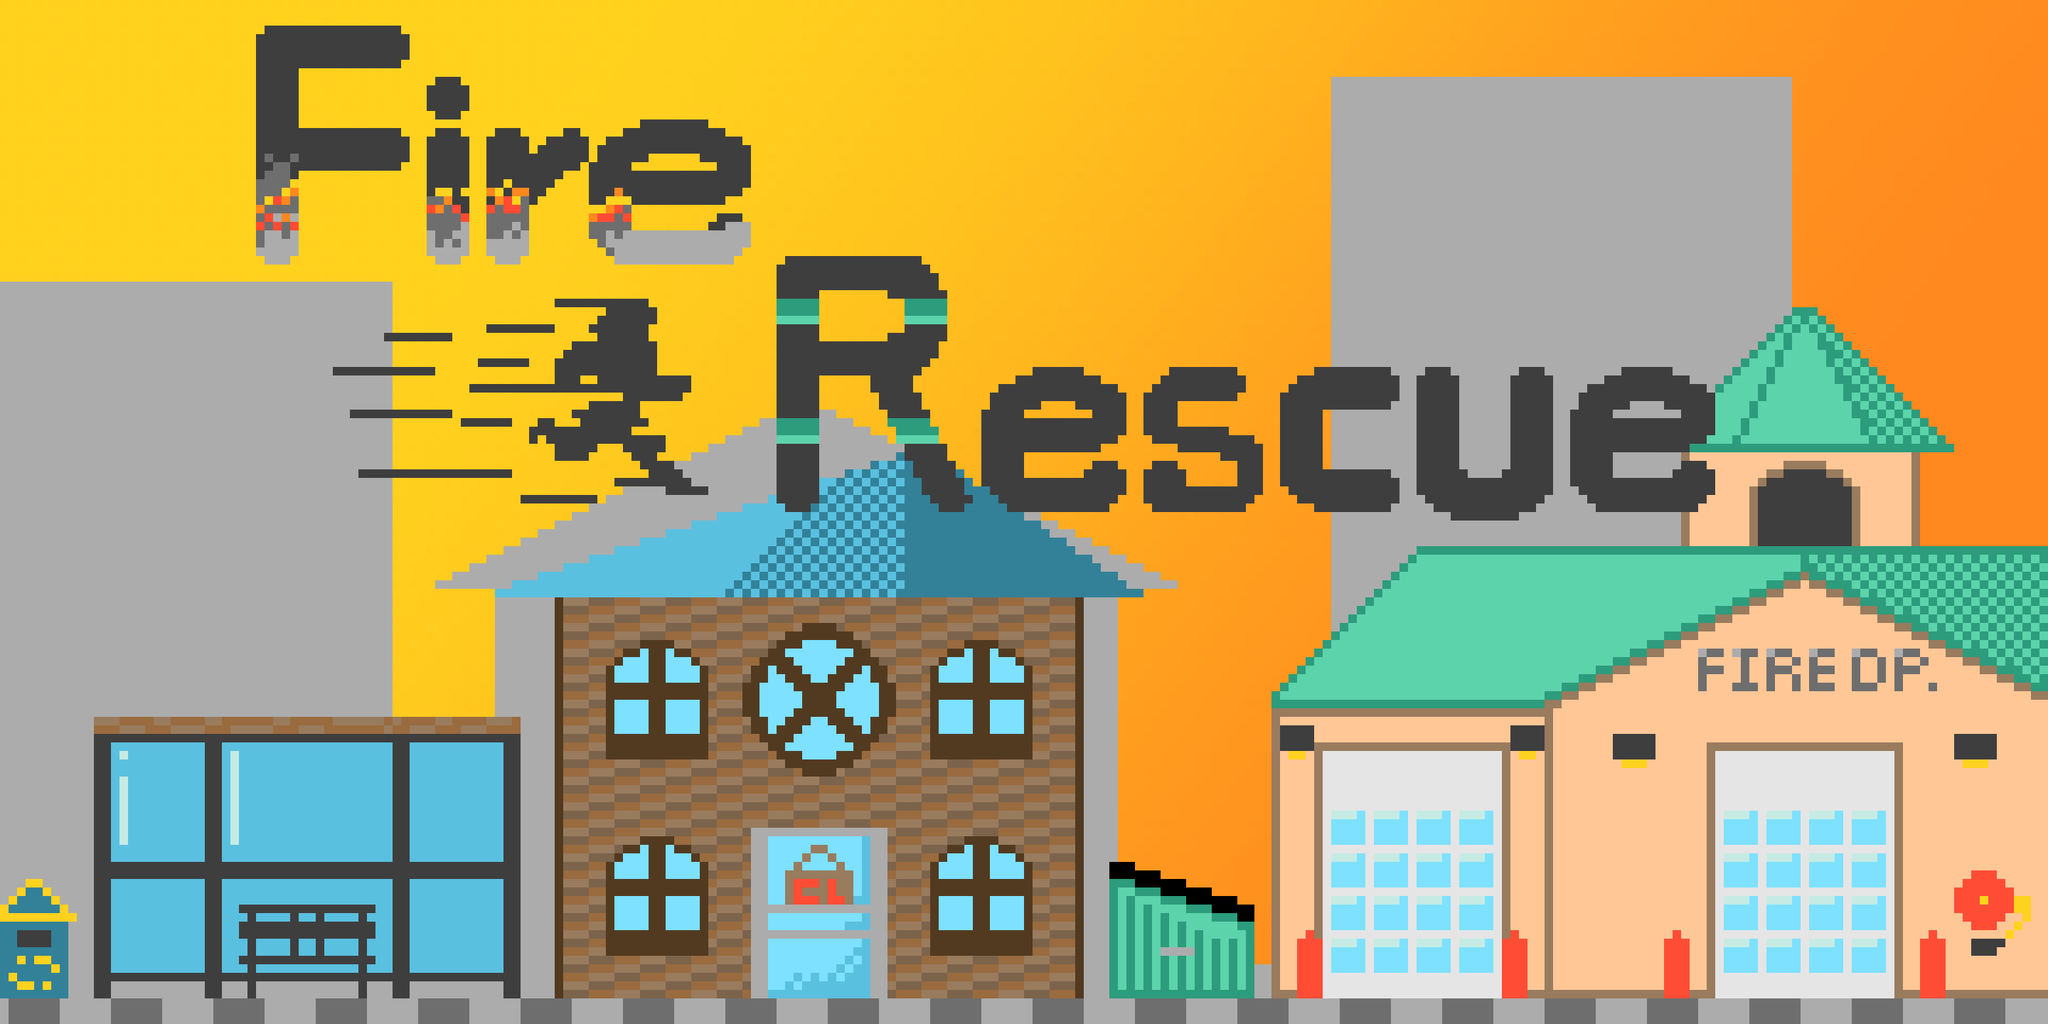

Tiled map render using the project's own tile images. Description and the whole map definition, tile-layer contents included, below:
An orthogonal 1x1 tile map with 2400x1200 px tiles, 1 tile layer (background).

<map version="1.9" tiledversion="1.9.2" orientation="orthogonal" renderorder="right-down" width="1" height="1" tilewidth="2400" tileheight="1200" infinite="0" nextlayerid="2" nextobjectid="1">
 <tileset firstgid="1" source="menu.tsx" />
 <layer id="1" name="background" width="1" height="1">
  <data encoding="csv">
1
</data>
 </layer>
</map>